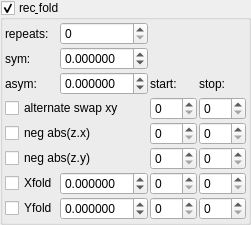
    <widget class="MyGroupBox" name="groupCheck_transf_function_enabledR_false">
     <property name="font">
      <font>
       <weight>50</weight>
       <bold>false</bold>
      </font>
     </property>
     <property name="toolTip">
      <string/>
     </property>
     <property name="title">
      <string>rec&amp; fold</string>
     </property>
     <property name="checkable">
      <bool>true</bool>
     </property>
     <layout class="QVBoxLayout" name="verticalLayout_32" stretch="0">
      <property name="spacing">
       <number>2</number>
      </property>
      <property name="leftMargin">
       <number>2</number>
      </property>
      <property name="topMargin">
       <number>2</number>
      </property>
      <property name="rightMargin">
       <number>2</number>
      </property>
      <property name="bottomMargin">
       <number>2</number>
      </property>
      <item>
       <layout class="QGridLayout" name="gridLayout_5" columnstretch="0,0,1,0,0">
        <property name="spacing">
         <number>2</number>
        </property>
        <item row="5" column="4">
         <widget class="MySpinBox" name="spinboxInt_transf_stop_iterations_O">
          <property name="sizePolicy">
           <sizepolicy hsizetype="Preferred" vsizetype="Maximum">
            <horstretch>0</horstretch>
            <verstretch>0</verstretch>
           </sizepolicy>
          </property>
          <property name="maximum">
           <number>999</number>
          </property>
         </widget>
        </item>
        <item row="8" column="2">
         <widget class="MyDoubleSpinBox" name="spinbox_transf_offsetA_1">
          <property name="enabled">
           <bool>true</bool>
          </property>
          <property name="sizePolicy">
           <sizepolicy hsizetype="Minimum" vsizetype="Maximum">
            <horstretch>0</horstretch>
            <verstretch>0</verstretch>
           </sizepolicy>
          </property>
          <property name="decimals">
           <number>6</number>
          </property>
          <property name="minimum">
           <double>-99.989999999999995</double>
          </property>
          <property name="maximum">
           <double>99.989999999999995</double>
          </property>
          <property name="singleStep">
           <double>0.100000000000000</double>
          </property>
         </widget>
        </item>
        <item row="2" column="2">
         <widget class="MyDoubleSpinBox" name="spinbox_transf_offset_0">
          <property name="enabled">
           <bool>true</bool>
          </property>
          <property name="sizePolicy">
           <sizepolicy hsizetype="Minimum" vsizetype="Maximum">
            <horstretch>0</horstretch>
            <verstretch>0</verstretch>
           </sizepolicy>
          </property>
          <property name="decimals">
           <number>6</number>
          </property>
          <property name="minimum">
           <double>-99.989999999999995</double>
          </property>
          <property name="maximum">
           <double>99.989999999999995</double>
          </property>
          <property name="singleStep">
           <double>0.100000000000000</double>
          </property>
         </widget>
        </item>
        <item row="2" column="0" colspan="2">
         <widget class="QLabel" name="label_37">
          <property name="text">
           <string>sym:</string>
          </property>
         </widget>
        </item>
        <item row="3" column="0" colspan="2">
         <widget class="QLabel" name="label_43">
          <property name="text">
           <string>asym:</string>
          </property>
         </widget>
        </item>
        <item row="8" column="4">
         <widget class="MySpinBox" name="spinboxInt_transf_stop_iterations_RV">
          <property name="sizePolicy">
           <sizepolicy hsizetype="Preferred" vsizetype="Maximum">
            <horstretch>0</horstretch>
            <verstretch>0</verstretch>
           </sizepolicy>
          </property>
          <property name="maximum">
           <number>999</number>
          </property>
         </widget>
        </item>
        <item row="8" column="0" colspan="2">
         <widget class="MyCheckBox" name="checkBox_transf_function_enabledCy_false">
          <property name="text">
           <string>Yfold</string>
          </property>
         </widget>
        </item>
        <item row="7" column="0" colspan="2">
         <widget class="MyCheckBox" name="checkBox_transf_function_enabledCy">
          <property name="text">
           <string>Xfold</string>
          </property>
         </widget>
        </item>
        <item row="1" column="0" colspan="2">
         <widget class="QLabel" name="label_20">
          <property name="text">
           <string>repeats:</string>
          </property>
         </widget>
        </item>
        <item row="5" column="3">
         <widget class="MySpinBox" name="spinboxInt_transf_start_iterations_O">
          <property name="sizePolicy">
           <sizepolicy hsizetype="Minimum" vsizetype="Maximum">
            <horstretch>0</horstretch>
            <verstretch>0</verstretch>
           </sizepolicy>
          </property>
          <property name="minimum">
           <number>0</number>
          </property>
          <property name="maximum">
           <number>999</number>
          </property>
          <property name="value">
           <number>0</number>
          </property>
         </widget>
        </item>
        <item row="7" column="3">
         <widget class="MySpinBox" name="spinboxInt_transf_start_iterations_R">
          <property name="sizePolicy">
           <sizepolicy hsizetype="Minimum" vsizetype="Maximum">
            <horstretch>0</horstretch>
            <verstretch>0</verstretch>
           </sizepolicy>
          </property>
          <property name="minimum">
           <number>0</number>
          </property>
          <property name="maximum">
           <number>999</number>
          </property>
          <property name="value">
           <number>0</number>
          </property>
         </widget>
        </item>
        <item row="3" column="3">
         <widget class="QLabel" name="label_69">
          <property name="text">
           <string>start:</string>
          </property>
         </widget>
        </item>
        <item row="8" column="3">
         <widget class="MySpinBox" name="spinboxInt_transf_start_iterations_RV">
          <property name="sizePolicy">
           <sizepolicy hsizetype="Minimum" vsizetype="Maximum">
            <horstretch>0</horstretch>
            <verstretch>0</verstretch>
           </sizepolicy>
          </property>
          <property name="minimum">
           <number>0</number>
          </property>
          <property name="maximum">
           <number>999</number>
          </property>
          <property name="value">
           <number>0</number>
          </property>
         </widget>
        </item>
        <item row="6" column="3">
         <widget class="MySpinBox" name="spinboxInt_transf_start_iterations_P">
          <property name="sizePolicy">
           <sizepolicy hsizetype="Minimum" vsizetype="Maximum">
            <horstretch>0</horstretch>
            <verstretch>0</verstretch>
           </sizepolicy>
          </property>
          <property name="minimum">
           <number>0</number>
          </property>
          <property name="maximum">
           <number>999</number>
          </property>
          <property name="value">
           <number>0</number>
          </property>
         </widget>
        </item>
        <item row="7" column="4">
         <widget class="MySpinBox" name="spinboxInt_transf_stop_iterations_R">
          <property name="sizePolicy">
           <sizepolicy hsizetype="Preferred" vsizetype="Maximum">
            <horstretch>0</horstretch>
            <verstretch>0</verstretch>
           </sizepolicy>
          </property>
          <property name="maximum">
           <number>999</number>
          </property>
         </widget>
        </item>
        <item row="7" column="2">
         <widget class="MyDoubleSpinBox" name="spinbox_transf_offset_1">
          <property name="enabled">
           <bool>true</bool>
          </property>
          <property name="sizePolicy">
           <sizepolicy hsizetype="Minimum" vsizetype="Maximum">
            <horstretch>0</horstretch>
            <verstretch>0</verstretch>
           </sizepolicy>
          </property>
          <property name="decimals">
           <number>6</number>
          </property>
          <property name="minimum">
           <double>-99.989999999999995</double>
          </property>
          <property name="maximum">
           <double>99.989999999999995</double>
          </property>
          <property name="singleStep">
           <double>0.100000000000000</double>
          </property>
         </widget>
        </item>
        <item row="6" column="4">
         <widget class="MySpinBox" name="spinboxInt_transf_stop_iterations_P">
          <property name="sizePolicy">
           <sizepolicy hsizetype="Preferred" vsizetype="Maximum">
            <horstretch>0</horstretch>
            <verstretch>0</verstretch>
           </sizepolicy>
          </property>
          <property name="maximum">
           <number>999</number>
          </property>
         </widget>
        </item>
        <item row="3" column="4">
         <widget class="QLabel" name="label_50">
          <property name="text">
           <string>stop:</string>
          </property>
         </widget>
        </item>
        <item row="3" column="2">
         <widget class="MyDoubleSpinBox" name="spinbox_transf_offsetC_0">
          <property name="enabled">
           <bool>true</bool>
          </property>
          <property name="sizePolicy">
           <sizepolicy hsizetype="Minimum" vsizetype="Maximum">
            <horstretch>0</horstretch>
            <verstretch>0</verstretch>
           </sizepolicy>
          </property>
          <property name="decimals">
           <number>6</number>
          </property>
          <property name="minimum">
           <double>-99.989999999999995</double>
          </property>
          <property name="maximum">
           <double>99.989999999999995</double>
          </property>
          <property name="singleStep">
           <double>0.100000000000000</double>
          </property>
         </widget>
        </item>
        <item row="1" column="2">
         <widget class="MySpinBox" name="spinboxInt_transf_int8_Y">
          <property name="sizePolicy">
           <sizepolicy hsizetype="Minimum" vsizetype="Maximum">
            <horstretch>0</horstretch>
            <verstretch>0</verstretch>
           </sizepolicy>
          </property>
          <property name="maximum">
           <number>999</number>
          </property>
         </widget>
        </item>
        <item row="4" column="3">
         <widget class="MySpinBox" name="spinboxInt_transf_start_iterations_N">
          <property name="sizePolicy">
           <sizepolicy hsizetype="Minimum" vsizetype="Maximum">
            <horstretch>0</horstretch>
            <verstretch>0</verstretch>
           </sizepolicy>
          </property>
          <property name="minimum">
           <number>0</number>
          </property>
          <property name="maximum">
           <number>999</number>
          </property>
          <property name="value">
           <number>0</number>
          </property>
         </widget>
        </item>
        <item row="4" column="4">
         <widget class="MySpinBox" name="spinboxInt_transf_stop_iterations_N">
          <property name="sizePolicy">
           <sizepolicy hsizetype="Preferred" vsizetype="Maximum">
            <horstretch>0</horstretch>
            <verstretch>0</verstretch>
           </sizepolicy>
          </property>
          <property name="maximum">
           <number>999</number>
          </property>
         </widget>
        </item>
        <item row="4" column="0" colspan="3">
         <widget class="MyCheckBox" name="checkBox_transf_function_enabledSw_false">
          <property name="text">
           <string>alternate swap xy</string>
          </property>
         </widget>
        </item>
        <item row="5" column="0" colspan="3">
         <widget class="MyCheckBox" name="checkBox_transf_function_enabledCx_false">
          <property name="text">
           <string>neg abs(z.x)</string>
          </property>
         </widget>
        </item>
        <item row="6" column="0" colspan="3">
         <widget class="MyCheckBox" name="checkBox_transf_function_enabledCx">
          <property name="text">
           <string>neg abs(z.y)</string>
          </property>
         </widget>
        </item>
       </layout>
      </item>
     </layout>
    </widget>
